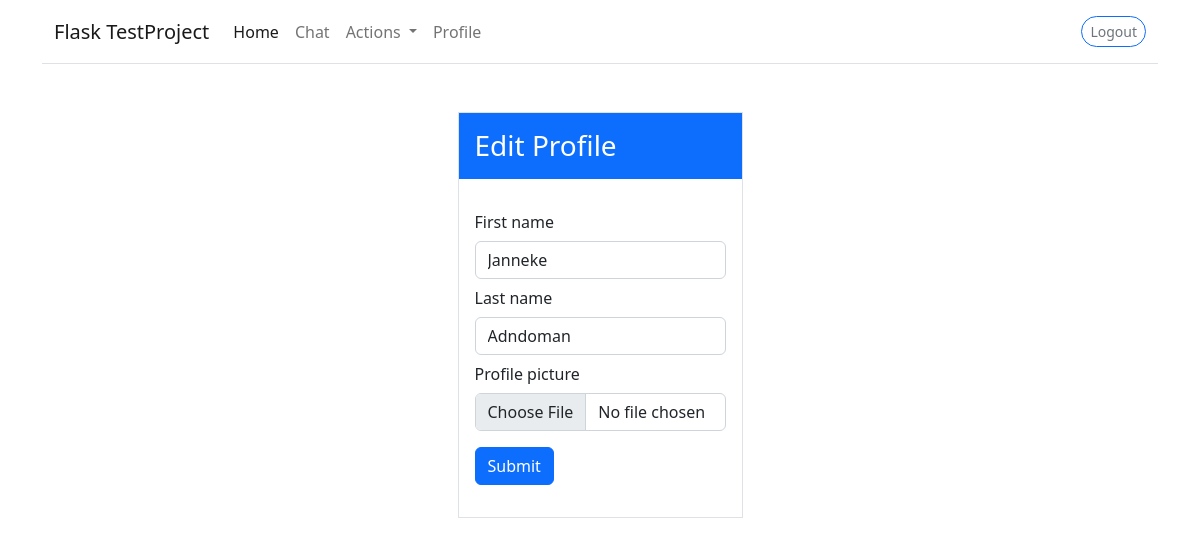
The app's page /createprofile (signed in), older data.
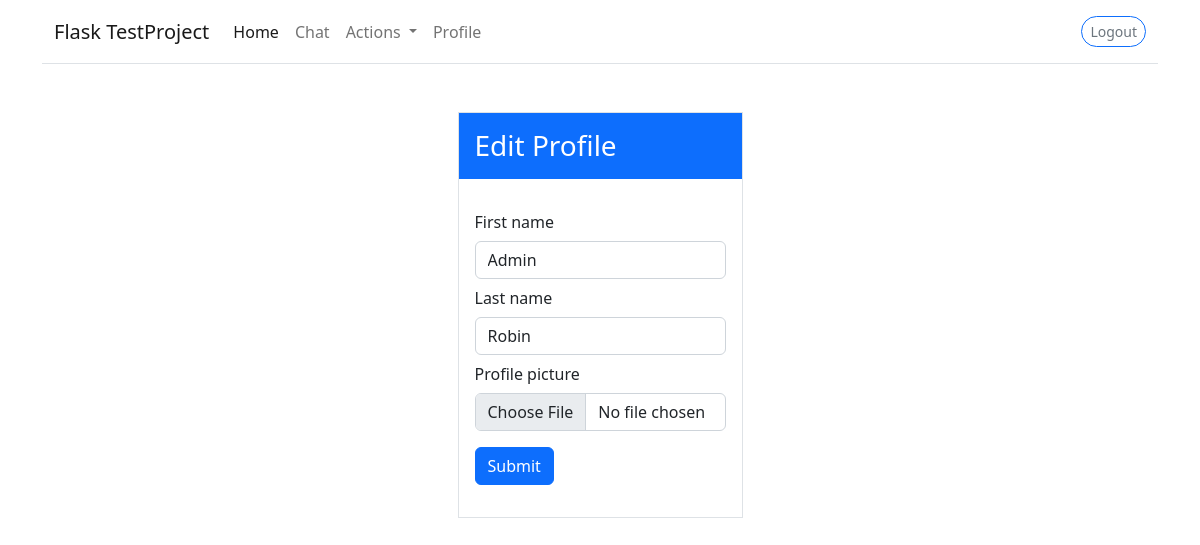
The same page, newer data.
### models.py (models this page shows, shortened)
class Profile(db.Model):
    __tablename__ = 'profile'
    id = db.Column(db.Integer, primary_key=True)
    userid = db.Column(db.ForeignKey(User.id))
    first_name = db.Column(db.String())
    last_name = db.Column(db.String())
    picture = db.Column(db.String())
    last_updated = db.Column(db.DateTime(), default=datetime.now())

### bp_auth.py (the view, shortened to what this page needs)
@auth.route('/createprofile', methods=['GET', 'POST'])
@login_required
def create_profile():
    return render_template('create_profile.html')

### app.py (called while the page is built)
@login_manager.user_loader
def load_user(user_id):
    return User.query.get(int(user_id))

### templates/create_profile.html (shortened to what this page needs)
{%extends 'layouts/auth_layout.html'%}
{%block content%}
{%if current_user.profile == None %}
<div class="row align-items-center">
    <div class=" row-cols mt-5 col-md-3 mx-auto  border border-1 g-0">
        <div class="col bg-primary text-white">
            <h3 class="ml-2 p-3">Add Profile</h3>
        </div>
        <div class="g-3 p-3">
            <form enctype="multipart/form-data" action="" method="POST" class="form">
                <input type="hidden" name="_method" value="POST">
                <div class="col-auto">
                    <label for="firstname" class="col-form-label">First name</label>
                </div>
                <div class="col-auto">
                    <input type="text" name="firstname" placeholder="First name" class="form-control"
                        aria-describedby="emailHelpInline">
                </div>
                <div class="col-auto">
                </div>
                <div class="col-auto">
                    <label for="lastname" class="col-form-label">Last name</label>
                </div>
                <div class="col-auto">
                    <input type="text" name="lastname" placeholder="Last Name" class="form-control"
                        aria-describedby="passwordHelpInline">
                </div>
                <div class="col-auto">
                </div>
                <div class="col-auto">
                    <label for="pic_url" class="col-form-label">Profile picture</label>
                </div>
                <div class="col-auto">
                    <input type="file" name="file" placeholder="profile picture" class="form-control"
                        aria-describedby="passwordHelpInline">
                </div>
                <div class="col-auto">
                    <input type="submit" class="btn btn-primary mt-3" value="Submit">
                </div>
            </form>
        </div>
    </div>
</div>
{%else%}
<div class="row align-items-center">
    <div class=" row-cols mt-5 col-md-3 mx-auto  border border-1 g-0">
        <div class="col bg-primary text-white">
            <h3 class="ml-2 p-3">Edit Profile</h3>
        </div>
        <div class="g-3 p-3">
            <form enctype="multipart/form-data" action="" method="POST" class="form">
                <div class="col-auto">
                    <label for="firstname" class="col-form-label">First name</label>
                </div>
                <div class="col-auto">
                    <input type="text" name="firstname" placeholder="first name" class="form-control"
                        aria-describedby="emailHelpInline" value={{current_user.profile.first_name}}>
                </div>
                <div class="col-auto">
                    <label for="lastname" class="col-form-label">Last name</label>
                </div>
                <div class="col-auto">
                    <input type="text" name="lastname" placeholder="Last Name" class="form-control"
                        aria-describedby="passwordHelpInline" value="{{current_user.profile.last_name}}">
                </div>
                <div class="col-auto">
                    <label for="pic_url" class="col-form-label">Profile picture</label>
                </div>
                <div class="col-auto">
                    <input type="file" name="file" placeholder="picture" class="form-control"
                        value="{{current_user.profile.picture}}" />
                </div>
                <div class="col-auto">
                    <input type="submit" class="btn btn-primary mt-3" value="Submit">
                </div>
            </form>
        </div>
    </div>
</div>
{%endif%}
{%endblock%}

Row changes from the older to the newer data that the page shows:
changed Profile: firstname "Janneke" → "Admin"; lastname "Adndoman" → "Robin"
